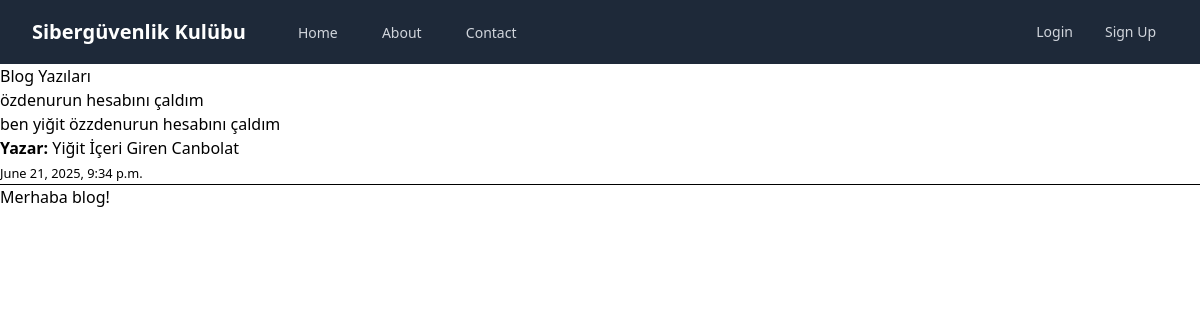
Screenshot of /blog/ with the database file from the repository.
### blog/models.py (models this page shows, shortened)
class Post(models.Model):
    title = models.CharField(max_length=200)  # Blog başlığı
    content = models.TextField()              # Blog içeriği
    author = models.TextField() # Yazıyı yazan kullanıcı
    created_at = models.DateTimeField(auto_now_add=True)        # Otomatik tarih
    dummy = models.BooleanField(default=False)

### blog/views.py (the view)
# urls.py: path('', blog_list, name='blog_list'),
def blog_list(request):
    posts = Post.objects.all().order_by('-created_at')
    return render(request, 'blog/blog_list.html', {'posts': posts})

### templates/blog/blog_list.html (shortened to what this page needs)
{% load static tailwind_tags %}
{% load static %}
{% load widget_tweaks %}
<!DOCTYPE html>
<html>
<head>
    {% tailwind_css %}
</head>
<body>
    {% include 'mainpage/navbar.html' %}
    <h1>Blog Yazıları</h1>
    {% for post in posts %}
        <div>
            <h2>{{ post.title }}</h2>
            <p>{{ post.content }}</p>
            <p><strong>Yazar:</strong> {% if post.author %}
        {{ post.author }}
    {% else %}
        (Bilinmiyor)
    {% endif %}
</p>
            <p><small>{{ post.created_at }}</small></p>
        </div>
        <hr>
    {% endfor %}
</body>
</html>
<h1>Merhaba blog!</h1>

### rows the page displays
Post: title "özdenurun hesabını çaldım", content "ben yiğit özzdenurun hesabını çaldım", author "Yiğit İçeri Giren Canbolat", created_at "June 21, 2025, 9:34 p.m."
